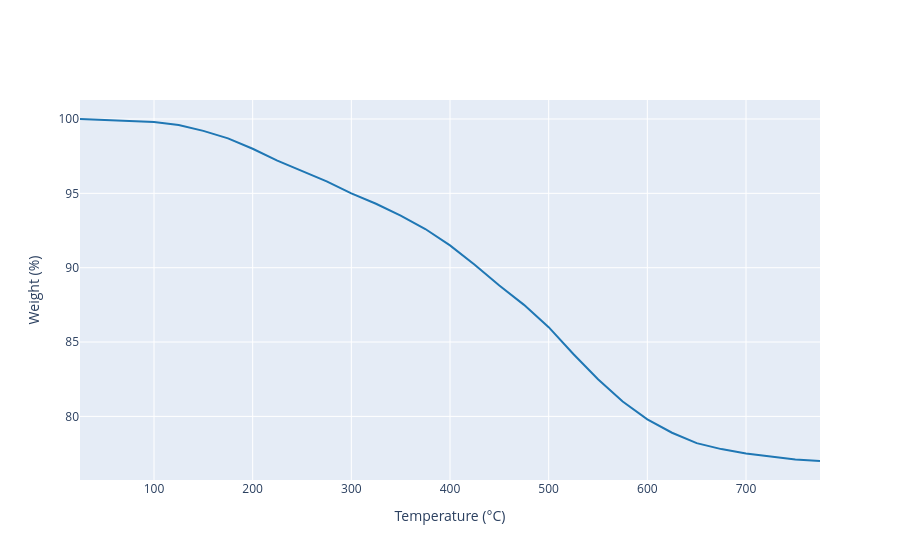

Here is the notebook cell this chart was saved with:
### Code cell
# plot using different backends
from exptoolkit.plotter import XyPlotter

# Matplotlib
try:
    import matplotlib.pyplot as plt
except ImportError:
    print('failed to import matplotlib. skipping.')
else:
    fig, ax = plt.subplots()
    XyPlotter('temperature', 'weight', yunit='%').plot(normdata, ax, color='red')
    plt.show()

# Plotly
try:
    from plotly import graph_objects as go
except ImportError:
    print('failed to import plotly. skipping')
else:
    fig = go.Figure()
    XyPlotter('temperature', 'weight', yunit='%').plot(normdata, fig, color='C0')
    fig.show()

# OpenPyXl
try:
    from openpyxl import Workbook
    from openpyxl.chart import ScatterChart
except ImportError:
    print('failed to import openpyxl. skipping')
else:
    wb = Workbook()
    ws = wb.active
    chart = ScatterChart()
    chart.x_axis.delete = False
    chart.y_axis.delete = False
    chart.varyColors = False
    t = XyPlotter('temperature', 'weight', yunit='%').plot(normdata, (ws, chart), label='My TGA Data')
    t = XyPlotter('temperature', 'weight').plot(normdata, (ws, chart), label='My TGA Data')
    ws.add_chart(chart, "A10")
    wb.save('tga_plot.xlsx')

### Figure 1 — Plotly figure (JSON) as saved in the notebook; plotly's stock layout.template omitted (floating-point values rounded to 4 significant figures)
{"data": [{"line": {"color": "rgba(31, 119, 180, 1.0)"}, "mode": "lines", "type": "scatter", "x": [25.0, 50.0, 75.0, 100.0, 125.0, 150.0, 175.0, 200.0, 225.0, 250.0, 275.0, 300.0, 325.0, 350.0, 375.0, 400.0, 425.0, 450.0, 475.0, 500.0, 525.0, 550.0, 575.0, 600.0, 625.0, 650.0, 675.0, 700.0, 725.0, 750.0, 775.0], "y": [100.0, 99.95, 99.9, 99.8, 99.6, 99.2, 98.7, 98.0, 97.2, 96.5, 95.8, 95.0, 94.3, 93.5, 92.6, 91.5, 90.2, 88.8, 87.5, 86.0, 84.2, 82.5, 81.0, 79.8, 78.9, 78.2, 77.8, 77.5, 77.3, 77.1, 77.0]}], "layout": {"xaxis": {"title": {"text": "Temperature (°C)"}}, "yaxis": {"title": {"text": "Weight (%)"}}}}
